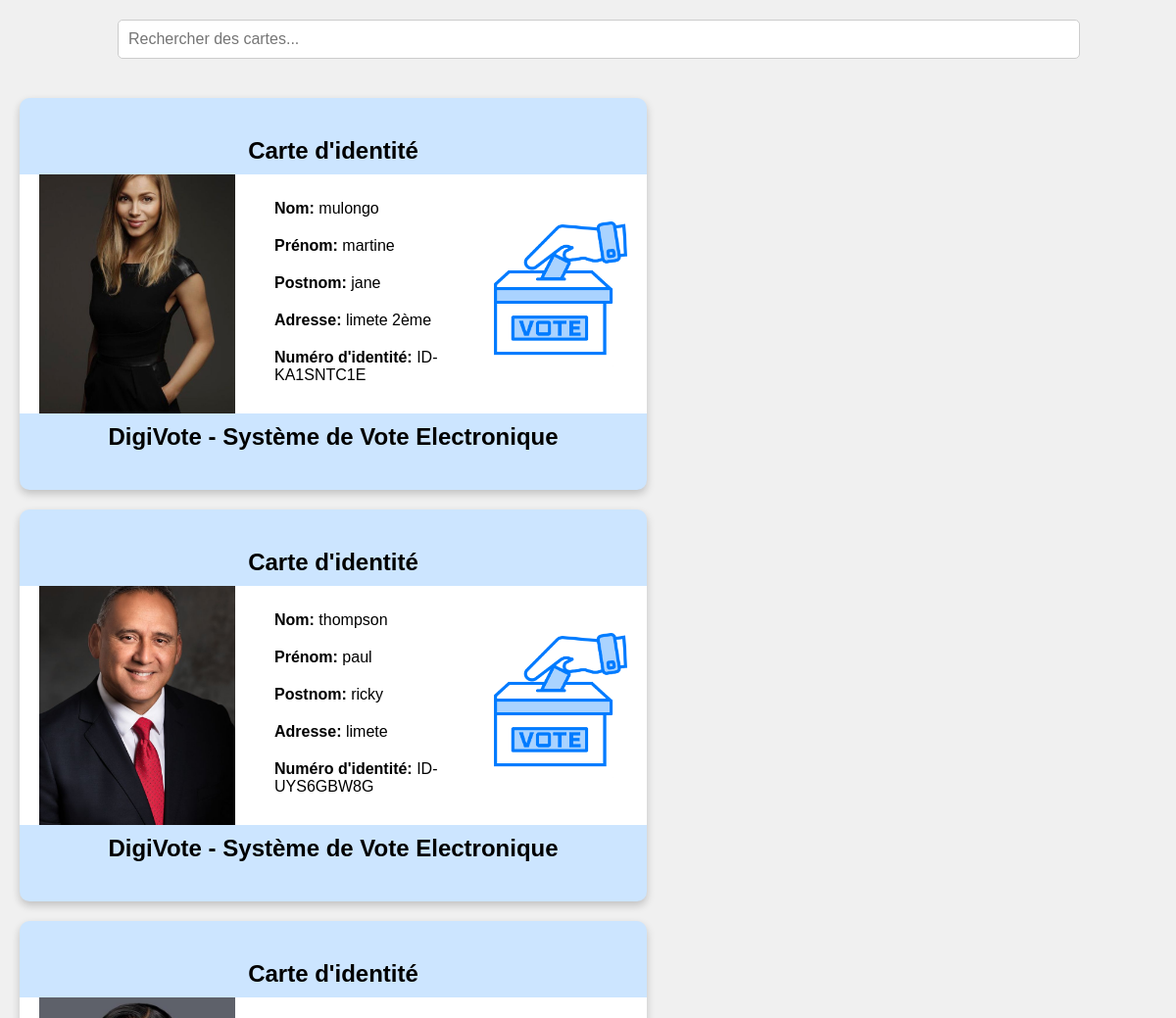
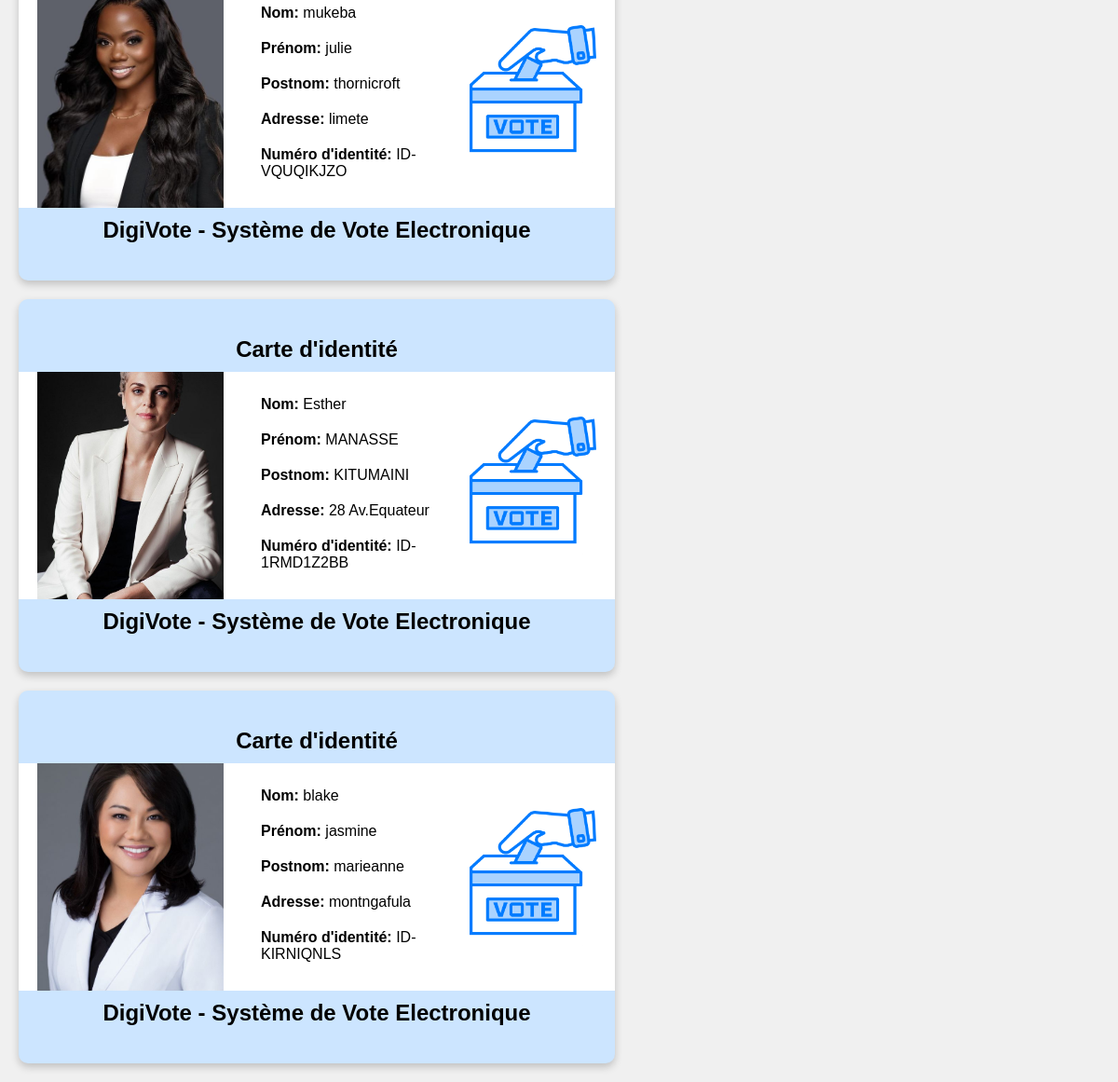
The app's page /enrolementpage/enrolementpage/list_carte_elect.php with its own data (2 pictures, top to bottom).
### tables this page shows
CREATE TABLE `enregistrement` (
  `id` int(11) NOT NULL,
  `firstName` varchar(255) NOT NULL,
  `lastName` varchar(255) NOT NULL,
  `postnom` varchar(255) NOT NULL,
  `Adress` varchar(255) NOT NULL,
  `uniqueCode` varchar(255) NOT NULL,
  `profilePicture` varchar(255) NOT NULL
);

### enrolementpage/enrolementpage/list_carte_elect.php (the view, shortened to what this page needs)
<?php
$servername = "localhost";
$username = "root";
$password = "";
$dbname = "vote_db";
try {
    $bdd = new PDO("mysql:host=$servername;dbname=$dbname;charset=utf8", $username, $password);
    $bdd->setAttribute(PDO::ATTR_ERRMODE, PDO::ERRMODE_EXCEPTION);
} catch (PDOException $e) {
    die("Connection failed: " . $e->getMessage());
}
$sql = "SELECT * FROM enregistrement";
$result = $bdd->query($sql);
?>
<!DOCTYPE html>
<html lang="fr">
<head>
</head>
<body>
    <div class="search-bar">
        <input type="text" id="searchInput" onkeyup="searchCards()" placeholder="Rechercher des cartes...">
    </div>
    <div class="container" id="cardsContainer">
        <?php if (isset($_SESSION['userCards']) && !empty($_SESSION['userCards'])): ?>
            <?php foreach ($_SESSION['userCards'] as $userData): ?>
                <div class="card">
                    <div class="top-line">Carte d'identité</div>
                    <img src="uploads/<?php echo $userData['profilePicture']; ?>" alt="Profile Picture" class="user-img">
                    <div class="user-info">
                        <p><strong>Nom:</strong> <?php echo $userData['lastName']; ?></p>
                        <p><strong>Prénom:</strong> <?php echo $userData['firstName']; ?></p>
                        <p><strong>Postnom:</strong> <?php echo $userData['postnom']; ?></p>
                        <p><strong>Adresse:</strong> <?php echo $userData['Adress']; ?></p>
                        <p><strong>Numéro d'identité:</strong> <?php echo $userData['uniqueCode']; ?></p>
                    </div>
                    <img src="vote1.png" alt="Logo" class="logo">
                    <div class="bottom-line">
                        <div>DigiVote - Système de Vote Electronique</div>
                    </div>
                </div>
            <?php endforeach; ?>
        <?php else: ?>
            <p>Aucune carte d'identité trouvée.</p>
        <?php endif; ?>
    </div>
</body>
</html>

### enrolementpage/enrolementpage/list_carte_elect.php (style rules this page uses)
body { background-color: #f0f0f0; font-family: Arial, sans-serif; display: flex; flex-direction: column; align-items: center; justify-content: center; height: 100vh; margin: 0; padding: 0; }
.search-bar { margin: 20px; width: 80%; }
.search-bar input { width: 100%; padding: 10px; font-size: 16px; border: 1px solid #ccc; border-radius: 5px; }
.container { display: flex; justify-content: center; align-items: flex-start; flex-wrap: wrap; gap: 20px; padding: 20px; max-height: 100vh; overflow-y: auto; }
.card { background-color: #fff; width: calc(100% - 40px); max-width: 600px; padding: 20px; border-radius: 10px; box-shadow: 0 4px 8px rgba(0,0,0,0.2); text-align: left; position: relative; border-top: 30px solid #cce5ff; border-bottom: 30px solid #cce5ff; display: flex; flex-direction: row; align-items: center; margin-right: auto; }
.user-img { width: 200px; height: 300px; object-fit: cover; margin-right: 20px; border-radius: 10px; }
.user-info { flex: 1; padding-left: 20px; }
.user-info p { margin-bottom: 20px; }
.top-line, .bottom-line { position: absolute; width: 100%; background-color: #cce5ff; left: 0; text-align: center; padding: 10px 0; font-weight: bold; font-size: 24px; color: black; }
.top-line { top: 0; border-radius: 0px 0px 0 0; }
.bottom-line { bottom: 0; border-radius: 0 0 0px 0px; padding: 10px 0; }
.logo { width: 136px; height: 200px; object-fit: contain; margin-left: auto; }

### records on screen
enregistrement: profilePicture (picture), lastName "mulongo", firstName "martine", postnom "jane", Adress "limete 2ème", uniqueCode "ID-KA1SNTC1E"
enregistrement: profilePicture (picture), lastName "thompson", firstName "paul", postnom "ricky", Adress "limete", uniqueCode "ID-UYS6GBW8G"
enregistrement: profilePicture (picture), lastName "mukeba", firstName "julie", postnom "thornicroft", Adress "limete", uniqueCode "ID-VQUQIKJZO"
enregistrement: profilePicture (picture), lastName "Esther", firstName "MANASSE", postnom "KITUMAINI", Adress "28 Av.Equateur", uniqueCode "ID-1RMD1Z2BB"
enregistrement: profilePicture (picture), lastName "blake", firstName "jasmine", postnom "marieanne", Adress "montngafula", uniqueCode "ID-KIRNIQNLS"
